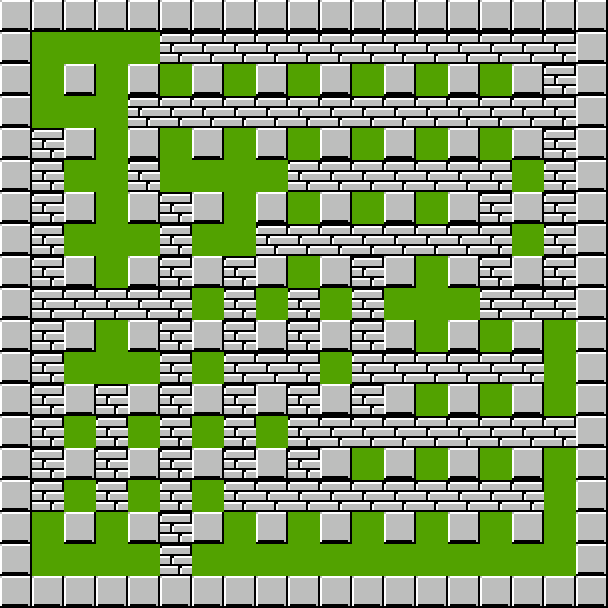

Tiled map render using the project's own tile images. Description and the map definition, with tile-layer contents summarised, below:
An orthogonal 19x19 tile map with 32x32 px tiles, 4 tile layers (background, tools, brick, main) and 6 objects.

<map version="1.0" orientation="orthogonal" renderorder="right-down" width="19" height="19" tilewidth="32" tileheight="32">
 <tileset firstgid="1" name="map" tilewidth="32" tileheight="32">
  <image source="map.png" width="128" height="64" />
 </tileset>
 <layer name="background" width="19" height="19">
  <data>[361 cells, 361 non-empty, 1 distinct tile ids]</data>
 </layer>
 <layer name="tools" width="19" height="19">
  <properties>
   <property name="exit" value="true" />
  </properties>
  <data>[361 cells, 5 non-empty, 5 distinct tile ids]</data>
 </layer>
 <layer name="brick" width="19" height="19">
  <data>[361 cells, 130 non-empty, 1 distinct tile ids]</data>
 </layer>
 <layer name="main" width="19" height="19">
  <data>[361 cells, 136 non-empty, 1 distinct tile ids]</data>
 </layer>
 <objectgroup name="object">
  <object x="32" y="32" width="32" height="32">
   <properties>
    <property name="type" value="0" />
   </properties>
  </object>
  <object x="224" y="544" width="32" height="32">
   <properties>
    <property name="type" value="1" />
   </properties>
  </object>
  <object x="192" y="288" width="32" height="32">
   <properties>
    <property name="type" value="1" />
   </properties>
  </object>
  <object x="416" y="288" width="32" height="32">
   <properties>
    <property name="type" value="1" />
   </properties>
  </object>
  <object x="544" y="352" width="32" height="32">
   <properties>
    <property name="type" value="1" />
   </properties>
  </object>
  <object x="96" y="352" width="32" height="32">
   <properties>
    <property name="type" value="1" />
   </properties>
  </object>
 </objectgroup>
</map>